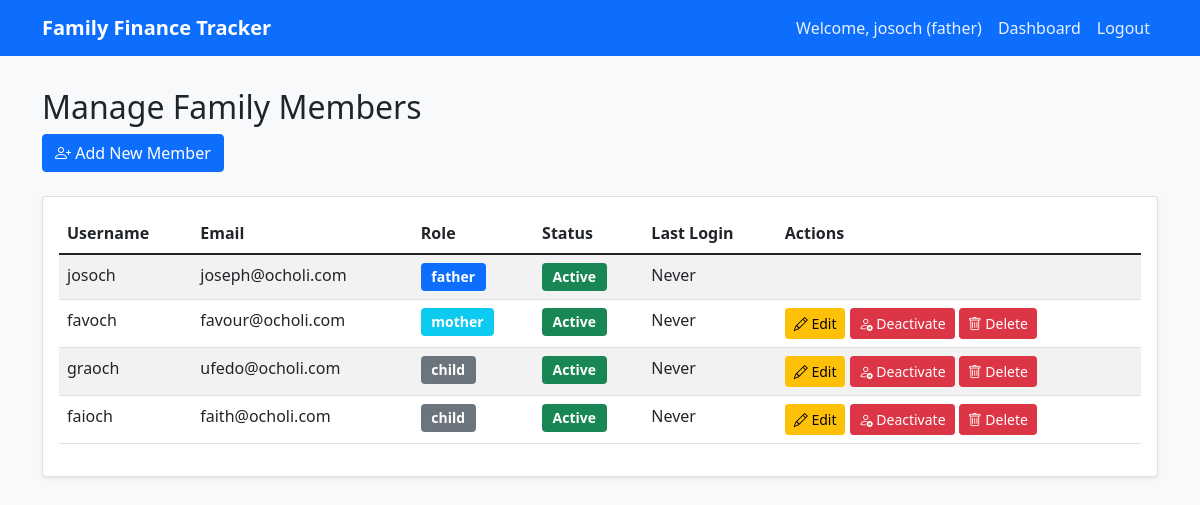
The app's page /manage_family_members (signed in) with its own data.
### app.py (models this page shows, shortened)
class User(db.Model, UserMixin):
    id = db.Column(db.Integer, primary_key=True)
    username = db.Column(db.String(80), unique=True, nullable=False)
    email = db.Column(db.String(120), unique=True, nullable=False)
    password_hash = db.Column(db.String(128))
    role = db.Column(db.String(20), nullable=False)
    balance = db.Column(db.Float, default=0.0)
    is_active = db.Column(db.Boolean, default=True)
    family_id = db.Column(db.Integer, db.ForeignKey('family.id'))
    created_at = db.Column(db.DateTime, default=datetime.utcnow)
    funding_requests = db.relationship('FundingRequest',
                                     foreign_keys='FundingRequest.requested_by',
                                     backref=db.backref('requester_ref', lazy=True),
                                     lazy=True)
    requests_approved = db.relationship('FundingRequest',
                                      foreign_keys='FundingRequest.approved_by',
                                      backref=db.backref('approver_ref', lazy=True),
                                      lazy=True)
    funding_request_balances = db.relationship('FundingRequestBalance',
                                             backref='user_ref',
                                             lazy=True)
    @property
    def password(self):
        raise AttributeError('password is not a readable attribute')

### app.py (the view)
@app.route('/manage_family_members')
@login_required
@father_required
def manage_family_members():
    family_members = User.query.filter_by(family_id=current_user.family_id).all()
    return render_template('manage_family_members.html', family_members=family_members)

### app.py (called while the page is built)
@login_manager.user_loader
def load_user(user_id):
    return User.query.get(int(user_id))

def father_required(f):
    @wraps(f)
    def decorated_function(*args, **kwargs):
        if not current_user.is_authenticated or current_user.role != 'father':
            flash('This action requires father privileges')
            return redirect(url_for('dashboard'))
        return f(*args, **kwargs)
    return decorated_function

### templates/manage_family_members.html (shortened to what this page needs)
<!DOCTYPE html>
<html lang="en">
<head>
    <link href="https://cdn.jsdelivr.net/npm/bootstrap@5.1.3/dist/css/bootstrap.min.css" rel="stylesheet">
    <link rel="stylesheet" href="https://cdn.jsdelivr.net/npm/bootstrap-icons@1.7.2/font/bootstrap-icons.css">
    <link rel="stylesheet" href="{{ url_for('static', filename='style.css') }}">
</head>
<body>
    <nav class="navbar navbar-expand-lg navbar-dark bg-primary">
        <div class="container">
            <a class="navbar-brand" href="#">Family Finance Tracker</a>
            <div class="collapse navbar-collapse" id="navbarNav">
                <ul class="navbar-nav ms-auto">
                    <li class="nav-item">
                        <span class="nav-link">Welcome, {{ current_user.username }} ({{ current_user.role }})</span>
                    </li>
                    <li class="nav-item">
                        <a class="nav-link" href="{{ url_for('dashboard') }}">Dashboard</a>
                    </li>
                    <li class="nav-item">
                        <a class="nav-link" href="{{ url_for('logout') }}">Logout</a>
                    </li>
                </ul>
            </div>
        </div>
    </nav>
    <div class="container mt-4">
        <div class="row mb-4">
            <div class="col">
                <h2>Manage Family Members</h2>
                <a href="{{ url_for('add_family_member') }}" class="btn btn-primary">
                    <i class="bi bi-person-plus"></i> Add New Member
                </a>
            </div>
        </div>
        <div class="card">
            <div class="card-body">
                <div class="table-responsive">
                    <table class="table table-striped">
                        <thead>
                            <tr>
                                <th>Username</th>
                                <th>Email</th>
                                <th>Role</th>
                                <th>Status</th>
                                <th>Last Login</th>
                                <th>Actions</th>
                            </tr>
                        </thead>
                        <tbody>
                            {% for member in family_members %}
                            <tr>
                                <td>{{ member.username }}</td>
                                <td>{{ member.email }}</td>
                                <td>
                                    <span class="badge {% if member.role == 'father' %}bg-primary{% elif member.role == 'mother' %}bg-info{% else %}bg-secondary{% endif %}">
                                        {{ member.role }}
                                    </span>
                                </td>
                                <td>
                                    <span class="badge {% if member.is_active %}bg-success{% else %}bg-danger{% endif %}">
                                        {{ 'Active' if member.is_active else 'Inactive' }}
                                    </span>
                                </td>
                                <td>{{ member.last_login.strftime('%Y-%m-%d %H:%M') if member.last_login else 'Never' }}</td>
                                <td>
                                    {% if current_user.role == 'father' and member.id != current_user.id %}
                                        <a href="{{ url_for('edit_family_member', user_id=member.id) }}" class="btn btn-warning btn-sm">
                                            <i class="bi bi-pencil"></i> Edit
                                        </a>
                                        <a href="{{ url_for('toggle_member_status', user_id=member.id) }}" class="btn btn-{% if member.is_active %}danger{% else %}success{% endif %} btn-sm">
                                            <i class="bi bi-{% if member.is_active %}person-x{% else %}person-check{% endif %}"></i>
                                            {{ 'Deactivate' if member.is_active else 'Activate' }}
                                        </a>
                                        <button type="button" class="btn btn-danger btn-sm" data-bs-toggle="modal" data-bs-target="#deleteModal{{ member.id }}">
                                            <i class="bi bi-trash"></i> Delete
                                        </button>
                                    {% endif %}
                                </td>
                            </tr>
                            {% endfor %}
                        </tbody>
                    </table>
                </div>
            </div>
        </div>
    </div>
</body>
</html>

### static/style.css (style rules this page uses)
body { background-color: #f8f9fa; }
.navbar { margin-bottom: 2rem; }
.card { box-shadow: 0 0.125rem 0.25rem rgba(0, 0, 0, 0.075); margin-bottom: 1.5rem; }
.table th { font-weight: 600; }
.badge { font-size: 0.875rem; padding: 0.5em 0.75em; }
.btn-primary { background-color: #0d6efd; border-color: #0d6efd; }
.navbar-brand { font-weight: 600; }
.nav-link { color: rgba(255, 255, 255, 0.9) !important; }

### records on screen
User: username "josoch", role "father", email "joseph@ocholi.com", is_active "Active", last_login "Never"
User: username "favoch", email "favour@ocholi.com", role "mother", is_active "Active", last_login "Never", is_active "Deactivate"
User: username "graoch", email "ufedo@ocholi.com", role "child", is_active "Active", last_login "Never", is_active "Deactivate"
User: username "faioch", email "faith@ocholi.com", role "child", is_active "Active", last_login "Never", is_active "Deactivate"
